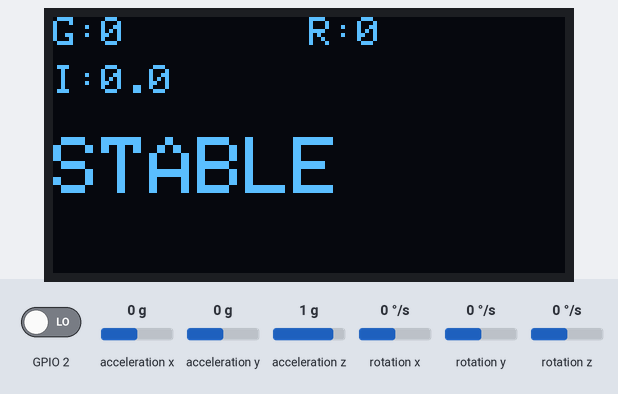
Simulated run of this sketch. Board: ESP32. On the bench: 128×64 one-colour display. Inputs (shaded band) come from the test bench; at power-on: acceleration y 0 g, acceleration z 1 g, rotation x 0 °/s, rotation y 0 °/s, GPIO 2 LOW, acceleration x 0 g, rotation z 0 °/s. The sensor or clock chip raises its interrupt line as the real part does; what the sketch prints to the serial monitor is not drawn.

Above: at 3.9 s.
4.0 s: acceleration y set to -1.4 g
At 4.9 s:
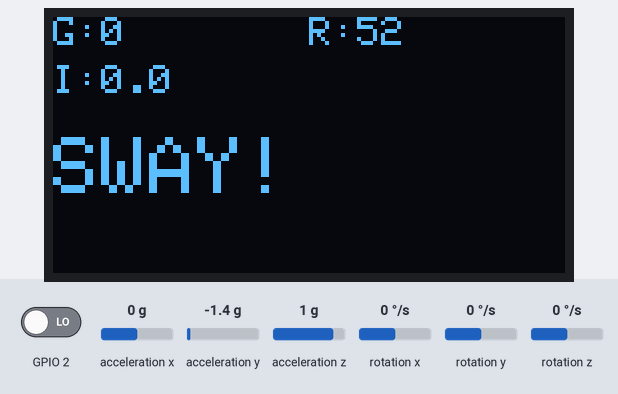
5.8 s: acceleration y set to 0 g
At 7.2 s:
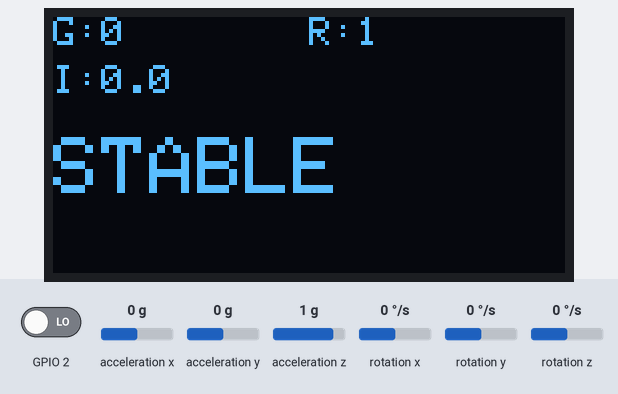
7.4 s: acceleration z set to -1.4 g
At 7.64 s:
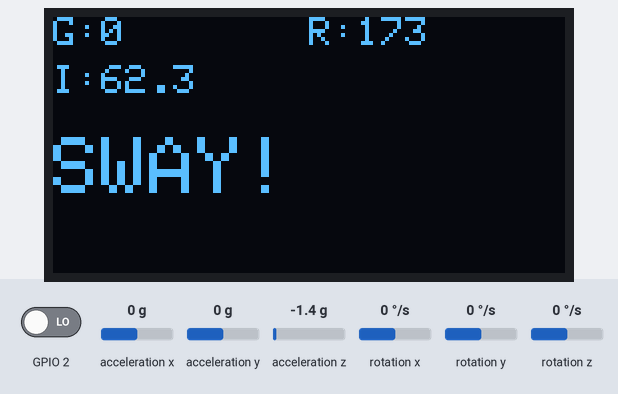
9.0 s: rotation x set to -192 °/s
At 9.8 s:
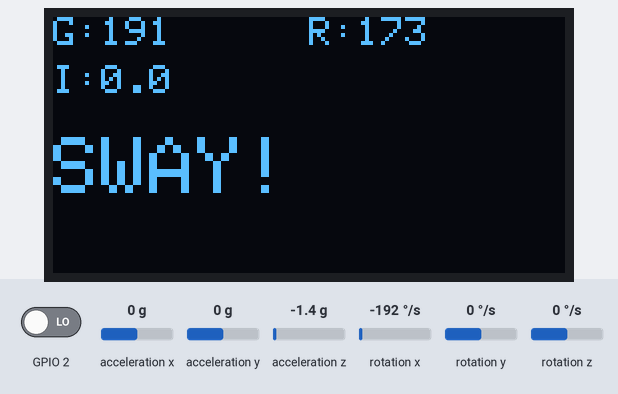
10.6 s: rotation y set to -192 °/s
At 12.3 s:
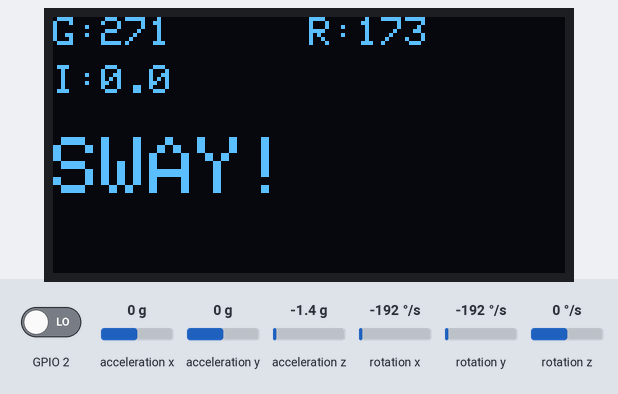
Timing chart, 0 to 13.2 s (numbered marks = the images above; inputs shaded):
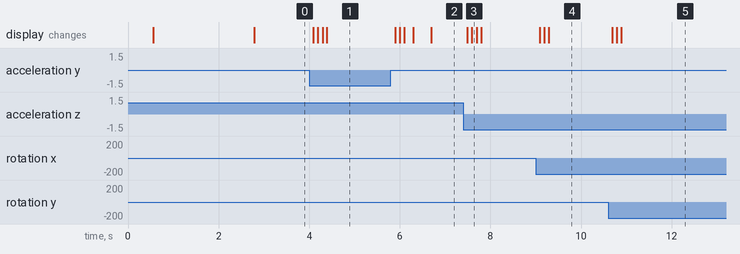

Measured:
- after the input at 4.0 s, the display: first changes after 0.09 s (image 1 shows a later state)
- after the input at 5.8 s, the display: first changes after 0.09 s (image 2 shows a later state)
- after the input at 7.4 s, the display: first changes after 0.09 s (image 3 shows a later state)
- after the input at 9.0 s, the display: first changes after 0.09 s (image 4 shows a later state)
- after the input at 10.6 s, the display: first changes after 0.09 s (image 5 shows a later state)

The sketch:

sway.ino
```cpp
// (licence header left out)
#include "I2Cdev.h"
#include "MPU6050_6Axis_MotionApps20.h"
#include <Wire.h>
#include <Adafruit_GFX.h>
#include <Adafruit_SSD1306.h>
#include <freertos/FreeRTOS.h>
#include <freertos/task.h>
#include <freertos/semphr.h>

#define SCREEN_WIDTH 128
#define SCREEN_HEIGHT 64
#define OLED_RESET    -1
Adafruit_SSD1306 display(SCREEN_WIDTH, SCREEN_HEIGHT, &Wire, OLED_RESET);

MPU6050 mpu(0x69);

// --- FREE RTOS RESOURCES ---
SemaphoreHandle_t i2cMutex;
TaskHandle_t SensorTaskHandle;
TaskHandle_t DisplayTaskHandle;

// --- MPU Variables ---
bool dmpReady = false;
uint16_t packetSize;
uint8_t FIFOBuffer[64];
Quaternion q;
VectorInt16 gy;
VectorFloat gravity;
float ypr[3];

// --- Interrupt ---
volatile bool MPUInterrupt = false;
void IRAM_ATTR dmpDataReady() { MPUInterrupt = true; }

// --- TUNING (UNCHANGED — YOUR TESTED VALUES) ---
#define MIN_TILT_TRIGGER      9.0f
#define MIN_GYRO_TRIGGER      8.0f

#define HARD_TILT_LIMIT       35.0f
#define HARD_GYRO_LIMIT       40.0f

#define CONFIRM_MS            80

// --- STATE (Volatile copies for thread-safe display) ---
float gyroEnergy = 0;
float rollBaseline = 0;
unsigned long swayStart = 0;
bool swayDetected = false;

volatile float display_gyroEnergy = 0;
volatile float display_rollDelta = 0;
volatile float display_rollIrregularity = 0;
volatile bool display_swayDetected = false;

// ===================== IRREGULARITY VARIABLES =====================
#define IRREG_WINDOW 20
float rollBuffer[IRREG_WINDOW];
int rollIndex = 0;
bool rollBufferFilled = false;

float rollIrregularity = 0;
#define IRREGULARITY_LIMIT 3.0f
// ================================================================

// ===================== SAFETY =====================
bool calibrationDone = false;
// ==================================================

// --- TASK DECLARATIONS ---
void SensorTask(void *pvParameters);
void DisplayTask(void *pvParameters);

void setup() {
  Wire.begin();
  Wire.setClock(400000);
  Serial.begin(115200);

  // Initialize Mutex
  i2cMutex = xSemaphoreCreateMutex();

  if(!display.begin(SSD1306_SWITCHCAPVCC, 0x3C)) for(;;);
  display.clearDisplay();
  display.setTextColor(SSD1306_WHITE);
  display.setTextSize(1);

  mpu.initialize();
  pinMode(2, INPUT);
  uint8_t devStatus = mpu.dmpInitialize();

  mpu.setXGyroOffset(220);
  mpu.setYGyroOffset(76);
  mpu.setZGyroOffset(-85);
  mpu.setZAccelOffset(1788);

  if (devStatus == 0) {
    mpu.CalibrateAccel(6);
    mpu.CalibrateGyro(6);
    mpu.setDMPEnabled(true);
    attachInterrupt(digitalPinToInterrupt(2), dmpDataReady, RISING);
    dmpReady = true;
    packetSize = mpu.dmpGetFIFOPacketSize();
  } else {
    while(1);
  }

  // -------- BASELINE CALIBRATION (Pre-RTOS blocking code) --------
  Serial.println("Calibrating Baseline (Keep Still)...");
  display.setCursor(0,0);
  display.println("Calibrating...");
  display.display();

  long rSum = 0;
  int validSamples = 0;

  mpu.resetFIFO();
  delay(1000);

  // No mutex needed here as RTOS tasks haven't launched yet
  while(validSamples < 100) {
    if (mpu.dmpGetCurrentFIFOPacket(FIFOBuffer)) {
      mpu.dmpGetQuaternion(&q, FIFOBuffer);
      mpu.dmpGetGravity(&gravity, &q);
      mpu.dmpGetYawPitchRoll(ypr, &q, &gravity);

      rSum += (ypr[2] * 180/M_PI);   // ROLL ONLY
      validSamples++;
      delay(5);
    }
  }

  rollBaseline = rSum / 100.0;
  calibrationDone = true;

  // --- CREATE RTOS TASKS ---
  // Sensor Task: High Priority (3), pinned to Core 1 (Application Core)
  xTaskCreatePinnedToCore(SensorTask, "SensorTask", 8192, NULL, 3, &SensorTaskHandle, 1);

  // Display Task: Low Priority (1), pinned to Core 0 (Protocol Core)
  xTaskCreatePinnedToCore(DisplayTask, "DisplayTask", 4096, NULL, 1, &DisplayTaskHandle, 0);
}

void loop() {
  // RTOS Scheduler overrides loop()
  vTaskDelete(NULL);
}

// ==========================================
// CORE 1: SENSOR & MATH TASK (HIGH PRIORITY)
// ==========================================
void SensorTask(void *pvParameters) {
  for (;;) {
    if (!dmpReady) {
      vTaskDelay(pdMS_TO_TICKS(10));
      continue;
    }

    bool packetAvailable = false;

    // Lock I2C to strictly read the FIFO
    if (xSemaphoreTake(i2cMutex, pdMS_TO_TICKS(10)) == pdTRUE) {
      packetAvailable = mpu.dmpGetCurrentFIFOPacket(FIFOBuffer);
      xSemaphoreGive(i2cMutex);
    }

    if (packetAvailable) {
      // The dmpGet... math functions parse the buffer locally; no I2C lock needed here
      mpu.dmpGetQuaternion(&q, FIFOBuffer);
      mpu.dmpGetGravity(&gravity, &q);
      mpu.dmpGetYawPitchRoll(ypr, &q, &gravity);
      mpu.dmpGetGyro(&gy, FIFOBuffer);

      float roll = ypr[2] * 180/M_PI;

      // -------- ROLL-ONLY DEVIATION --------
      float rollDelta = fabs(roll - rollBaseline);

      // -------- GYRO ENERGY --------
      float gx = gy.x / 16.4;
      float gy_val = gy.y / 16.4;
      float currentGyroMag = sqrt(gx*gx + gy_val*gy_val);
      gyroEnergy = (gyroEnergy * 0.8) + (currentGyroMag * 0.2);

      // -------- ROLL IRREGULARITY --------
      rollBuffer[rollIndex] = rollDelta;
      rollIndex++;

      if (rollIndex >= IRREG_WINDOW) {
        rollIndex = 0;
        rollBufferFilled = true;
      }

      if (rollBufferFilled) {
        float mean = 0;
        for(int i = 0; i < IRREG_WINDOW; i++)
          mean += rollBuffer[i];
        mean /= IRREG_WINDOW;

        float var = 0;
        for(int i = 0; i < IRREG_WINDOW; i++)
          var += (rollBuffer[i] - mean) * (rollBuffer[i] - mean);
        var /= IRREG_WINDOW;

        rollIrregularity = sqrt(var);
      }

      // -------- BASELINE DRIFT (ONLY WHEN STABLE) --------
      if (calibrationDone && !swayDetected && gyroEnergy < 2.0f) {
        rollBaseline = rollBaseline * 0.995f + roll * 0.005f;
      }

      // -------- SWAY LOGIC (ROLL ONLY) --------
      bool normalSway = calibrationDone &&
                        (rollDelta > MIN_TILT_TRIGGER) &&
                        (gyroEnergy > MIN_GYRO_TRIGGER) &&
                        (rollIrregularity > IRREGULARITY_LIMIT);

      bool hardTrigger = calibrationDone &&
                         ((rollDelta > HARD_TILT_LIMIT) ||
                          (gyroEnergy > HARD_GYRO_LIMIT));

      if (normalSway || hardTrigger) {
        if (swayStart == 0) swayStart = millis();
        if (millis() - swayStart > CONFIRM_MS) swayDetected = true;
      } else {
        swayStart = 0;
        swayDetected = false;
      }

      // Update globals for display thread
      display_gyroEnergy = gyroEnergy;
      display_rollDelta = rollDelta;
      display_rollIrregularity = rollIrregularity;
      display_swayDetected = swayDetected;

      // -------- SERIAL --------
      Serial.print("Gyro:"); Serial.print(gyroEnergy);
      Serial.print(" RollΔ:"); Serial.print(rollDelta);
      Serial.print(" Irreg:"); Serial.print(rollIrregularity);
      Serial.print(" STATE:"); Serial.println(swayDetected ? 40 : 0);
    }

    // Feed the watchdog
    vTaskDelay(pdMS_TO_TICKS(1));
  }
}

// ==========================================
// CORE 0: DISPLAY TASK (LOW PRIORITY)
// ==========================================
void DisplayTask(void *pvParameters) {
  const TickType_t xDisplayFrequency = pdMS_TO_TICKS(100);
  TickType_t xLastWakeTime = xTaskGetTickCount();

  for (;;) {
    // Thread-safe copy of variables to prevent tearing during draw
    float d_gyro = display_gyroEnergy;
    float d_roll = display_rollDelta;
    float d_irreg = display_rollIrregularity;
    bool d_sway = display_swayDetected;

    // Lock I2C Bus to update Display
    if (xSemaphoreTake(i2cMutex, pdMS_TO_TICKS(50)) == pdTRUE) {
      display.clearDisplay();

      display.setCursor(0, 0);
      display.print("G:"); display.print((int)d_gyro);
      display.setCursor(64, 0);
      display.print("R:"); display.print((int)d_roll);

      display.setCursor(0, 12);
      display.print("I:"); display.print(d_irreg, 1);

      display.setCursor(0, 30);
      display.setTextSize(2);
      if(d_sway) display.print("SWAY!");
      else display.print("STABLE");

      display.display();
      display.setTextSize(1); // Reset for next loop

      xSemaphoreGive(i2cMutex);
    }

    // Precise 100ms interval
    vTaskDelayUntil(&xLastWakeTime, xDisplayFrequency);
  }
}
```
